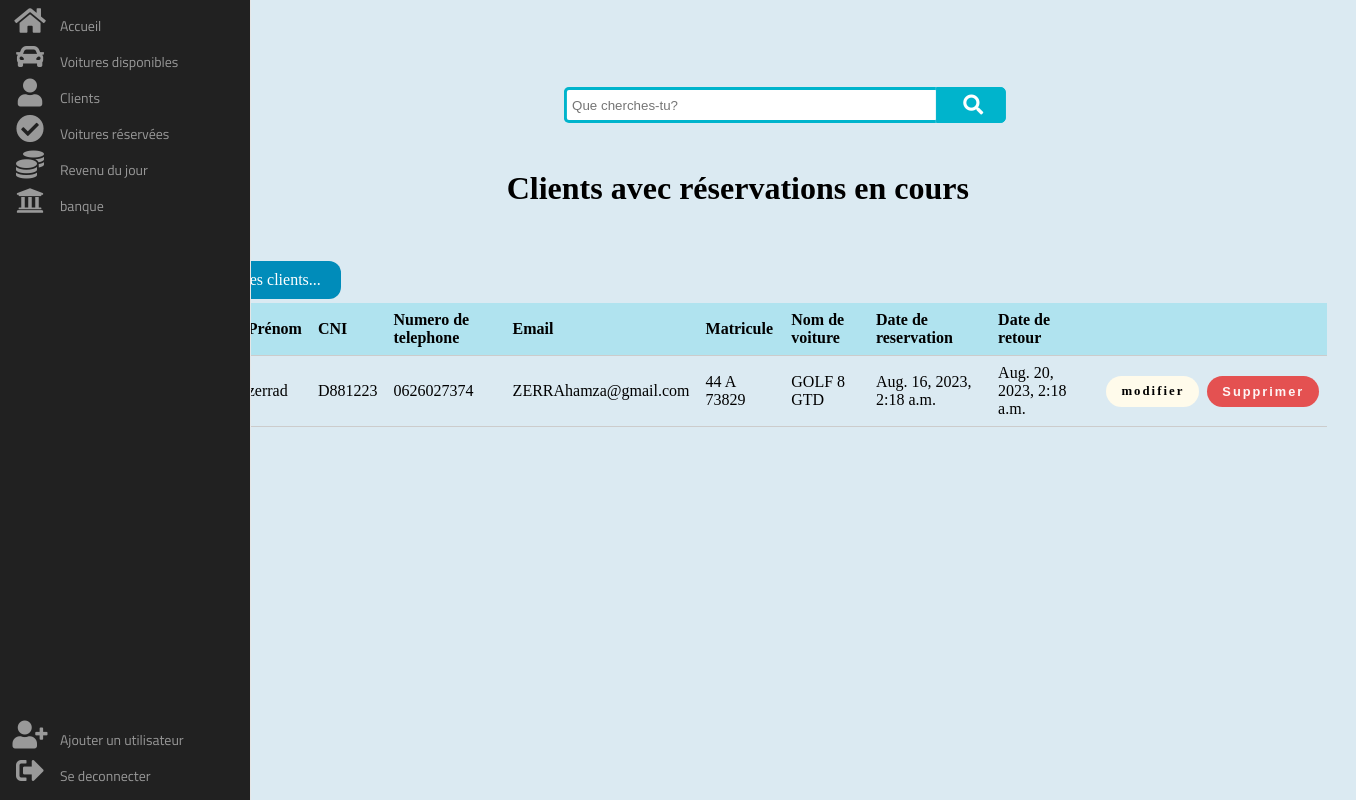
Screenshot of /clientres/ with the database file from the repository.
### location_sys/models.py (models this page shows, shortened)
class Client(models.Model):
    id = models.AutoField(primary_key=True)
    nom = models.CharField(max_length=70)
    prenom = models.CharField(max_length=70)
    CNE = models.CharField(max_length=70, default='')
    N_Tele = models.CharField(max_length=70)
    Email = models.CharField(max_length=70)
    Matricule = models.CharField(max_length=70)
    NomVoiture = models.CharField(max_length=100)
    Date_reservation = models.DateTimeField()
    Date_retour = models.DateTimeField()
    client_res = models.BooleanField(default=True)
    prix = models.FloatField(default=0.0)
    today = models.DateField(default=date.today)  # Ajout de l'attribut "today" avec la valeur par défaut de la date d'aujourd'hui

### location_sys/views.py (the view)
# urls.py: path('clientres/', filtrer_clients, name="clientres-page" ),
def filtrer_clients(request):
    clients = Client.objects.filter(client_res=True)
    return render(request, 'location_sys/Client _reserver.html', {'clients': clients})

### location_sys/templates/location_sys/Client _reserver.html (shortened to what this page needs)
{% extends 'location_sys/base.html' %}
{% block content %}
<!DOCTYPE html>
<html lang="en">
<head>
</head>
<body>
    <header>
        <div class="wrap">
            <div class="search">
               <input type="text" class="searchTerm" id="searchInput" placeholder="Que cherches-tu?">
               <button type="submit" class="searchButton">
                 <i class="fa fa-search" style="margin-top: 6px;"></i>
              </button>
        </div>
    </header>
    <div class="BigContainer">
        <h1 class="clienList">Clients avec réservations en cours</h1>
        <a href="{% url 'client_list-page' %}" class="back-link">Historique des clients...</a>
        <table>
            <thead>
                <tr>
                    <th>ID</th>
                    <th>Nom</th>
                    <th>Prénom</th>
                    <th>CNI</th>
                    <th>Numero de telephone</th>
                    <th>Email</th>
                    <th>Matricule</th>
                    <th>Nom de voiture </th>
                    <th>Date de reservation</th>
                    <th>Date de retour</th>
                    <th></th>
                </tr>
            </thead>
            <tbody>
                {% for client in clients %}
                    <tr>
                        <td>{{ client.id }}</td>
                        <td>{{ client.nom }}</td>
                        <td>{{ client.prenom }}</td>
                        <td>{{ client.CNE }}</td>
                        <td>{{ client.N_Tele }}</td>
                        <td>{{ client.Email }}</td>
                        <td>{{ client.Matricule }}</td>
                        <td>{{ client.NomVoiture  }}</td>
                        <td>{{ client.Date_reservation }}</td>
                        <td>{{ client.Date_retour }}</td>
                        <td>
                            <div class="continair-button">
                          <a href="{% url 'update_client' client.id %}" class="btn modifier" >modifier</a>
                          <form action="{% url 'delete_cl1-page' client.id %}" method="post" id="deleteForm">
                            <input type="submit" class="btn supprimer" value="Supprimer" onclick="confirmDeletion(event)">
                          </form>
                            </div>
                </td>
                    </tr>
                {% endfor %}
            </tbody>
        </table>
    </div>
</body>
</html>
{% endblock %}

### location_sys/static/css/sidebar.css (style rules this page uses)
.fa { position: relative; display: table-cell; width: 60px; height: 36px; text-align: center; vertical-align: middle; font-size: 20px; }

### location_sys/templates/location_sys/Client _reserver.html (style rules this page uses)
body { overflow-x: hidden; background-color: #DBEAF2; }
.BigContainer { padding-top: 20px; margin: 100px; padding-bottom: 100px; width: 80%; }
table { width: 100%; border-collapse: collapse; }
th, td { padding: 8px; border-bottom: 1px solid #ccc; }
th { background-color: #07c8e234; text-align: left; }
.btn { border: none; padding: 8px 15px; border-radius: 24px; font-size: 12px; font-size: 0.8rem; letter-spacing: 2px; cursor: pointer; margin-left: 8px; text-decoration: none; }
.supprimer { background: #e45151; color: rgba(255, 255, 255, 0.95); filter: drop-shadow(0); font-weight: bold; transition: all 0.3s ease; }
.modifier { background: #FFFBEB; color: black; filter: drop-shadow(0); font-weight: bold; transition: all 0.3s ease; }
.continair-button { display: flex; }
.search { width: 100%; position: relative; display: flex; }
.searchTerm { width: 100%; border: 3px solid #00B4CC; border-right: none; padding: 5px; height: 20px; border-radius: 5px 0 0 5px; outline: none; color: #9DBFAF; }
.searchButton { width: 70px; height: 36px; border: 1px solid #00B4CC; background: #00B4CC; text-align: center; color: #fff; border-radius: 0 5px 5px 0; cursor: pointer; font-size: 20px; }
.wrap { width: 30%; position: absolute; top: 5px; left: 50%; transform: translate(-50%, -50%); padding: 50px; }
.clienList { text-align: center; margin: 50px; }
.back-link { background-color: #008CBA; border: none; color: white; padding: 10px 20px; text-align: center; text-decoration: none; display: inline-block; font-size: 16px; margin: 4px 2px; cursor: pointer; border-radius: 12px; transition-duration: 0.4s; }

### rows the page displays
Client: prenom "zerrad", CNE "D881223", N_Tele "0626027374", Email "ZERRAhamza@gmail.com", Matricule "44 A 73829", NomVoiture "GOLF 8 GTD", Date_reservation "Aug. 16, 2023, 2:18 a.m.", Date_retour "Aug. 20, 2023, 2:18 a.m."
